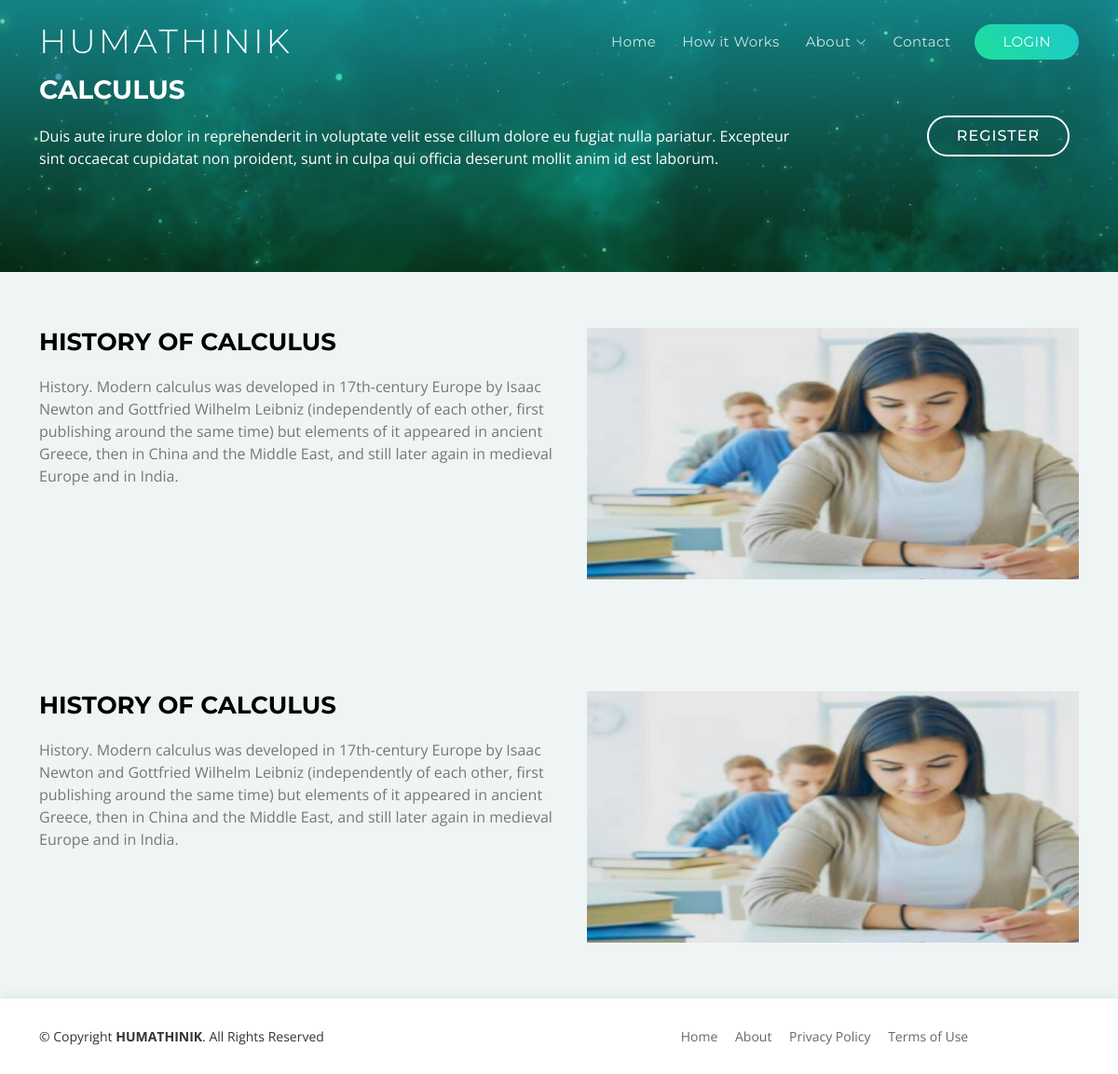
Screenshot of /index.php?view=CALCULUS with the database file from the repository.
### tables this page shows
CREATE TABLE `calculus_content` (
  `id` int(11) NOT NULL,
  `title` varchar(100) NOT NULL,
  `description` varchar(500) NOT NULL,
  `photo` text NOT NULL
);

### pages/calculus.php (the view)
<section id="call-to-action">
  <div class="container">
    <div class="row">
      <div class="col-lg-9 text-center text-lg-start">
        <h3 class="cta-title">CALCULUS</h3>
        <p class="cta-text"> Duis aute irure dolor in reprehenderit in voluptate velit esse cillum dolore eu fugiat nulla pariatur. Excepteur sint occaecat cupidatat non proident, sunt in culpa qui officia deserunt mollit anim id est laborum.</p>
      </div>
      <div class="col-lg-3 cta-btn-container text-center">
        <a class="cta-btn align-middle" href="index.php?view=LOGIN">REGISTER</a>
      </div>
    </div>
  </div>
</section>
 <section id="advanced-features">
    <?php
          include_once('connection/connection.php');
          $sql = "SELECT * FROM calculus_content";
          $query = $conn->query($sql);
          while($row = $query->fetch_assoc()){
          ?>
 <div class="features-row section-bg" data-aos="fade-up">
    <div class="container">
      <div class="row">
        <div class="col-12">
          <img class="advanced-feature-img-right wow fadeInRight" src="ADMIN/pages/calculus/<?php echo $row['photo']; ?>" alt="" style="width:50%; height:300px;">
          <div>
            <h2><?php echo $row['title']; ?></h2>
            <p><?php echo $row['description']; ?></p>
          </div>
        </div>
      </div>
    </div>
  </div>
<?php } ?>
</section>

### assets/css/style.css (style rules this page uses)
body { background: #fff; color: #666666; font-family: "Open Sans", sans-serif; overflow-x: hidden; }
a { color: #1dc8cd; text-decoration: none; transition: 0.5s; }
p { padding: 0; margin: 0 0 30px 0; }
h1, h2, h3, h4, h5, h6 { font-family: "Montserrat", sans-serif; font-weight: 400; margin: 0 0 20px 0; padding: 0; }
section { overflow: hidden; }
.section-bg { background: #eff5f5; }
#advanced-features { overflow: hidden; }
#advanced-features .features-row { padding: 60px 0 30px 0; }
#advanced-features h2 { font-size: 26px; font-weight: 700; color: #000; }
#advanced-features p { line-height: 24px; color: #777; margin-bottom: 30px; }
#advanced-features .advanced-feature-img-right { max-width: 100%; float: right; padding: 0 0 30px 30px; }
#call-to-action { overflow: hidden; background: linear-gradient(rgba(29, 200, 205, 0.65), rgba(29, 205, 89, 0.2)), url(../img/call-to-action-bg.jpg) fixed center center; background-size: cover; padding: 80px 0; }
#call-to-action .cta-title { color: #fff; font-size: 28px; font-weight: 700; }
#call-to-action .cta-text { color: #fff; }
@media (min-width: 769px) { #call-to-action .cta-btn-container { display: flex; align-items: center; justify-content: flex-end; } }
#call-to-action .cta-btn { font-family: "Montserrat", sans-serif; font-weight: 500; font-size: 16px; letter-spacing: 1px; display: inline-block; padding: 8px 30px; border-radius: 25px; transition: background 0.5s; margin: 10px; border: 2px solid #fff; color: #fff; }

### rows the page displays
calculus_content: photo (picture), title "HISTORY OF CALCULUS", description "History. Modern calculus was developed in 17th-century Europe by Isaac Newton and Gottfried Wilhelm Leibniz (independently of each other, first publishing around the same time) but elements of it appeared in ancient Greece, then in China and the Middle East, and still later again in medieval Europe and in India."
calculus_content: photo (picture), title "HISTORY OF CALCULUS", description "History. Modern calculus was developed in 17th-century Europe by Isaac Newton and Gottfried Wilhelm Leibniz (independently of each other, first publishing around the same time) but elements of it appeared in ancient Greece, then in China and the Middle East, and still later again in medieval Europe and in India."
